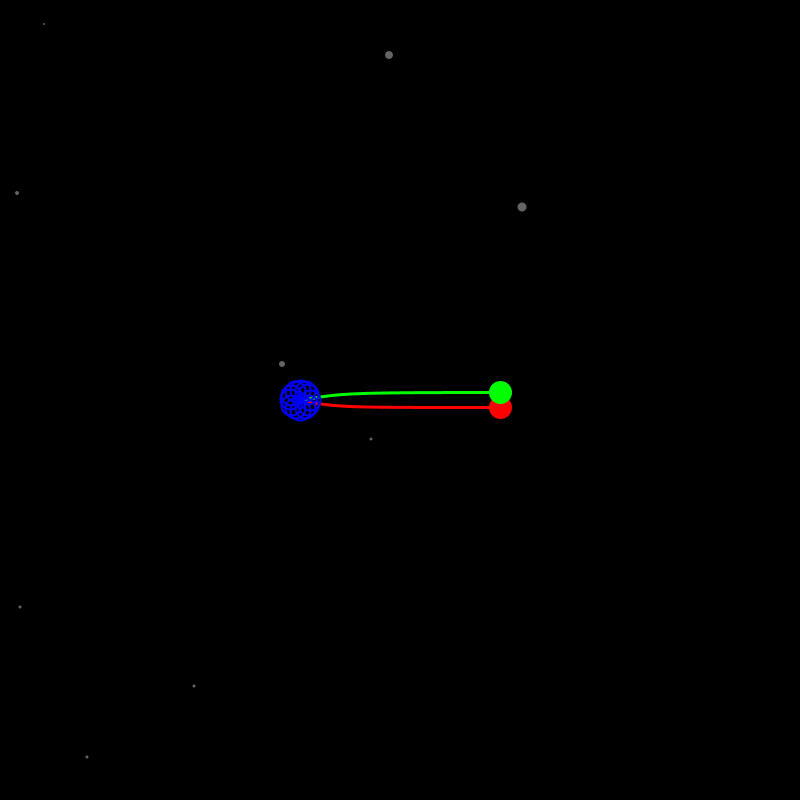
Frame 1 (no input)
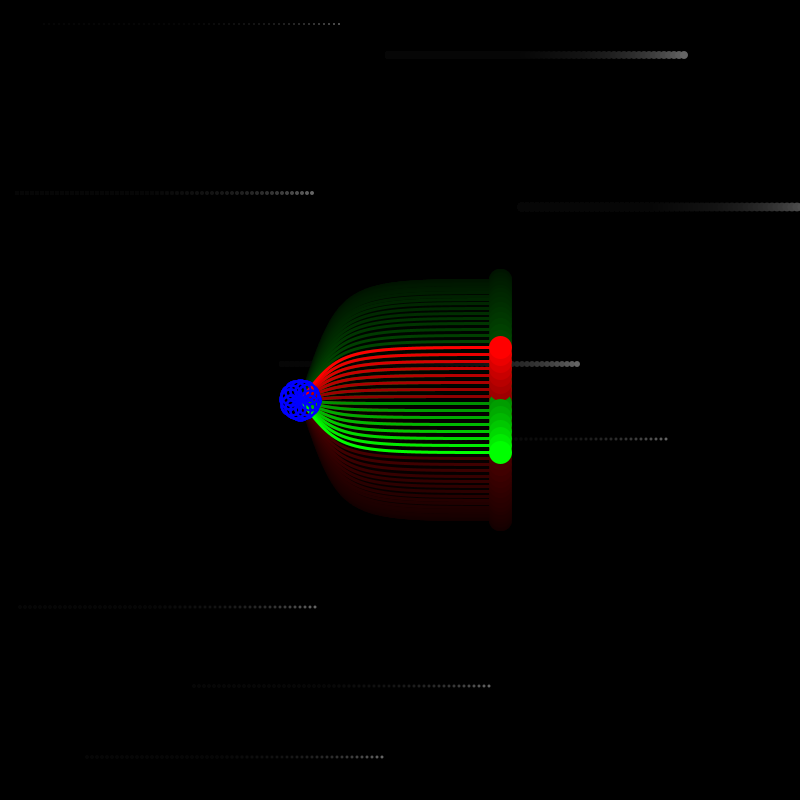
Frame 60 (the mouse pressed at the canvas centre just before this capture)
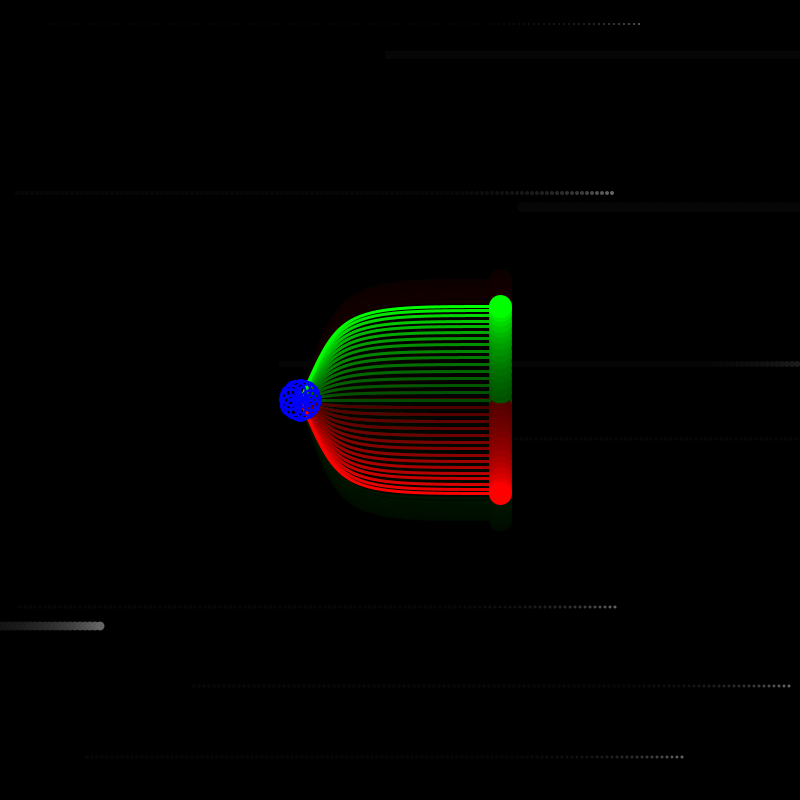
Frame 120 (the mouse held since frame 60 and released just before this capture)

The Processing sketch that drew these frames (run headless with seeded random() and noise(); from frame 60 on, the mouse is pressed at the canvas centre):

// Processing sketch: processing_69475
// ── processing_69475.pde

/**
 * Motion 
 * CC Lab Fall 2012
 *
 * by Ryan Raffa
 * 09/02/12
 */

//create initial global variables
int     radius;
float	frequency, position, positionAdder;
float   posOne, posTwo;
float x;
float y;
float step;
boolean movingUp;
boolean movingDown;
boolean paused;
int[] starX;
int[] starY;
float[] redX;
float[] redY;
float[] greenX;
float[] greenY;
int[] starR;


void setup() {
  size(800, 800);
  background(0);
  smooth();
  paused = false;
  starX = new int[10];
  starY = new int[10];
  redX = new float[1000];
  redY = new float[1000];  
  greenX = new float[1000];
  greenY = new float[1000];
  starR = new int[10];
  noStroke();
  fill(255);
  for (int i=0;i<10;i++) {
    starX[i] = (int)random(width);
    starY[i] = (int)random(height);
    starR[i] = (int)random(10);
  }
  y = 0;
  x=0;
  step = 5;
  //Sets the magnitude
  radius        = 120;

  //Sets rate of motion
  frequency     = 420;

  //Provides initial position value
  position      = 0;

  //**This is important**
  //This specifies the increment taken for each draw cycle
  //A way to think of this is that we are taking a circle, which is two pi in radians
  //And breaking it up into 44,100 pieces (see http://en.wikipedia.org/wiki/44,100_Hz)
  //Our frequency is then saying how many steps to take around the circle each cycle
  //And positionAdder is that incremental value in radians
  positionAdder = ( (float)frequency / 44100) * TWO_PI;
}

void draw() {
  if (!paused) {
    x++;
    fill(0, 0, 0, 20);
    rect(0, 0, width, height);
    noStroke();
    fill(100);
    for (int i=0;i<10;i++) {
      if (starX[i]<=width) {
        starX[i] += 5;
      } 
      else {
        starX[i] = 0-(int)random(width);
        starY[i] = (int)random(height);
      }
      ellipse(starX[i], starY[i], starR[i], starR[i]);
    }    
    //This simulates a "tail" on the end of the moving object
    //by using the alpha channel of a rect instead of a backgroud
    //Change the alpha value of fill to see what happens


    if (movingUp == true) {
      y -= step;
    } 
    else if (movingDown == true) {
      y += step;
    }

    translate((width/2)+100, (height/2)+y);

    // Move the origin to the center of screen
    strokeWeight(3);
    //Increment the position of the object
    position += positionAdder;
    posOne = oscillationPositive(position);
    posTwo = oscillationNegative(position);


    // Red Circle
    fill(255, 0, 0);
    stroke(255, 0, 0);
    ellipse(0, posOne, 20, 20);
    noFill();
    bezier(0, posOne, -160, posOne, -160, posOne, -200, 0);
    // Green
    fill(0, 255, 0);
    stroke(0, 255, 0);
    ellipse(0, posTwo, 20, 20);
    noFill();
    bezier(0, posTwo, -160, posTwo, -160, posTwo, -200, 0);
    //rotating all objects 90 degrees (or PI/2.0) that follow this function
    //for info on translate, rotation, etc. check this out: http://processing.org/learning/transform2d/
    noFill();
    stroke(0, 0, 255);
    strokeWeight(2);
    for (int i = 0; i < 12; i++) {
      int deg = 360/12*i;
      float angle = radians(deg);
      ellipse((cos(angle) * 10)-200, sin(angle) * 10, 20, 20);
    }
    noStroke();
  }
}

//Instead of creating a function that is void (ie returns nothing)
//Here are two functions that return a float value

float oscillationPositive(float position) {

  float pos = sin(position);
  pos = pos * radius;

  //this is to keep the variable position at or under Two Pi
  while (position > TWO_PI) { 
    position -= TWO_PI;
  }

  //this tells the function what value to return
  return pos;
}

float oscillationNegative(float position) {

  //Subtract PI to provide a value on the opposite side in radians
  float pos = sin(position-PI);
  pos = pos * radius;

  //this is to keep the variable position at or under Two Pi
  while (position > TWO_PI) { 
    position -= TWO_PI;
  }

  //this tells the function what value to return
  return pos;
}

void keyPressed() {
  if (key == CODED) {
    if (keyCode == UP) {
      movingUp = true;
    } 
    else if (keyCode == DOWN) {
      movingDown = true;
    }
  }
  if (key == 'p') {
    if (paused) {
      paused = false;
    } 
    else {
      paused = true;
    }
  }
}

void keyReleased() {
  movingUp = false;
  movingDown = false;
}
